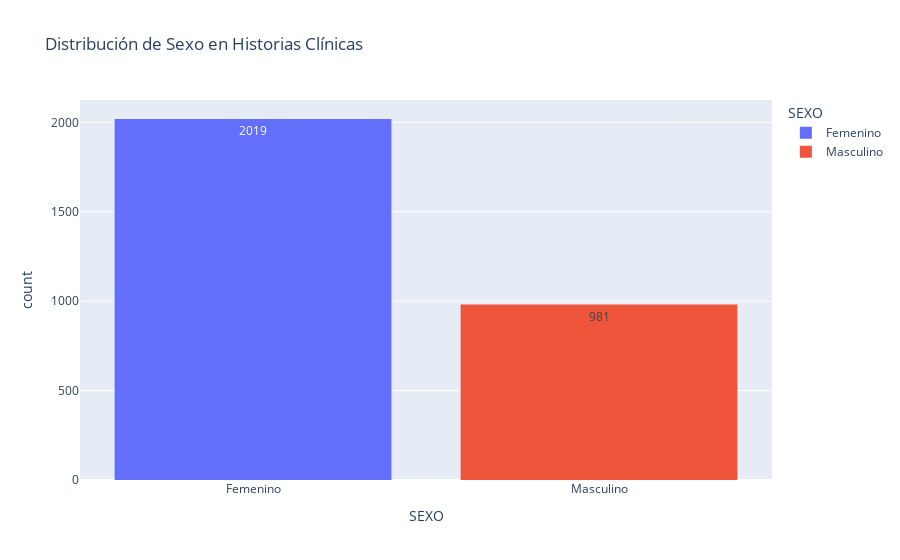

This figure's notebook cell:
### Code cell
#Ditribución de hc por sexo
historias_clinicas["SEXO"].value_counts()
px.histogram(historias_clinicas, 
             x="SEXO", 
             title="Distribución de Sexo en Historias Clínicas", 
             color="SEXO",
             text_auto=True)

### Figure 1 — Plotly figure (JSON) as saved in the notebook; plotly's stock layout.template omitted (floating-point values rounded to 4 significant figures; data arrays with more than 128 entries replaced by an {"elided": "..."} marker saying what was removed)
{"data": [{"alignmentgroup": "True", "bingroup": "x", "hovertemplate": "SEXO=%{x}<br>count=%{y}<extra></extra>", "legendgroup": "Femenino", "marker": {"color": "#636efa", "pattern": {"shape": ""}}, "name": "Femenino", "offsetgroup": "Femenino", "orientation": "v", "showlegend": true, "texttemplate": "%{value}", "type": "histogram", "x": {"elided": "2019 str values"}, "xaxis": "x", "yaxis": "y"}, {"alignmentgroup": "True", "bingroup": "x", "hovertemplate": "SEXO=%{x}<br>count=%{y}<extra></extra>", "legendgroup": "Masculino", "marker": {"color": "#EF553B", "pattern": {"shape": ""}}, "name": "Masculino", "offsetgroup": "Masculino", "orientation": "v", "showlegend": true, "texttemplate": "%{value}", "type": "histogram", "x": {"elided": "981 str values"}, "xaxis": "x", "yaxis": "y"}], "layout": {"barmode": "relative", "legend": {"title": {"text": "SEXO"}, "tracegroupgap": 0}, "title": {"text": "Distribución de Sexo en Historias Clínicas"}, "xaxis": {"anchor": "y", "categoryarray": ["Femenino", "Masculino"], "categoryorder": "array", "domain": [0, 1], "title": {"text": "SEXO"}}, "yaxis": {"anchor": "x", "domain": [0, 1], "title": {"text": "count"}}}}
